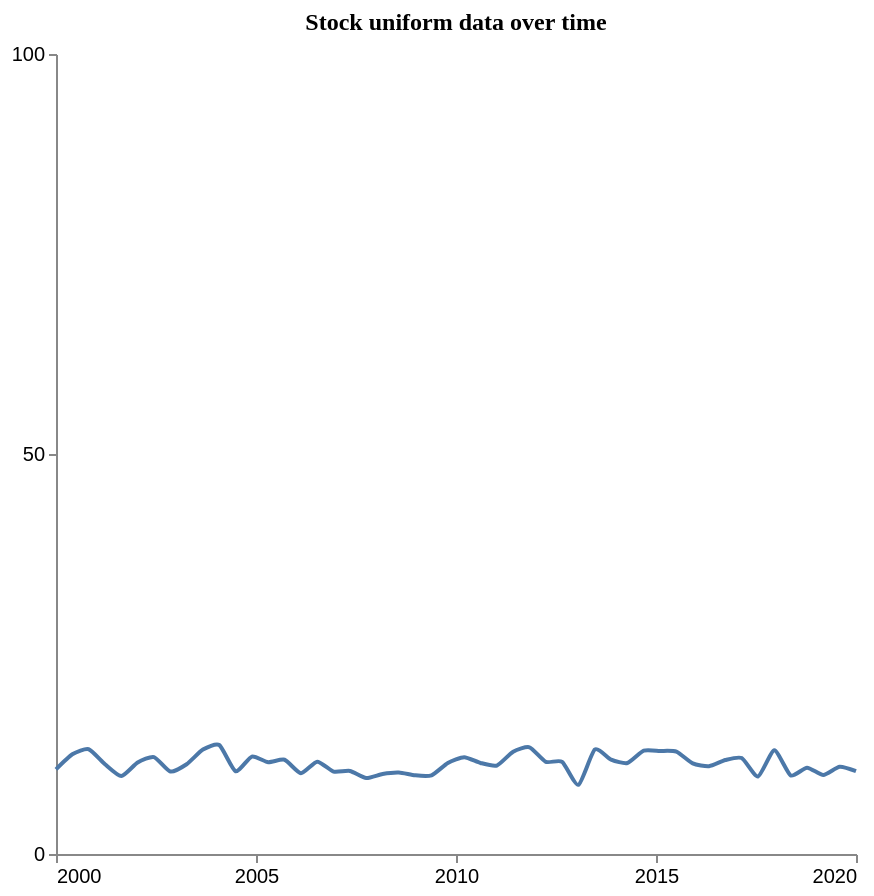

The Vega-Lite source for this figure:
### Vega-Lite specification from a JSON file in a GitHub repository (floating-point values rounded to 4 significant figures)
{"$schema": "https://vega.github.io/schema/vega-lite/v5.json", "description": "Pattern: Uniform", "data": {"values": [{"X": 2000.0, "Y": 10.58}, {"X": 2000.0, "Y": 12.46}, {"X": 2001.0, "Y": 13.09}, {"X": 2001.0, "Y": 11.22}, {"X": 2002.0, "Y": 9.736}, {"X": 2002.0, "Y": 11.44}, {"X": 2002.0, "Y": 12.11}, {"X": 2003.0, "Y": 10.31}, {"X": 2003.0, "Y": 11.22}, {"X": 2004.0, "Y": 13.05}, {"X": 2004.0, "Y": 13.62}, {"X": 2004.0, "Y": 10.34}, {"X": 2005.0, "Y": 12.17}, {"X": 2005.0, "Y": 11.48}, {"X": 2006.0, "Y": 11.78}, {"X": 2006.0, "Y": 10.1}, {"X": 2007.0, "Y": 11.54}, {"X": 2007.0, "Y": 10.3}, {"X": 2007.0, "Y": 10.38}, {"X": 2008.0, "Y": 9.498}, {"X": 2008.0, "Y": 10.0}, {"X": 2009.0, "Y": 10.19}, {"X": 2009.0, "Y": 9.833}, {"X": 2009.0, "Y": 9.841}, {"X": 2010.0, "Y": 11.37}, {"X": 2010.0, "Y": 12.11}, {"X": 2011.0, "Y": 11.38}, {"X": 2011.0, "Y": 11.06}, {"X": 2011.0, "Y": 12.8}, {"X": 2012.0, "Y": 13.34}, {"X": 2012.0, "Y": 11.52}, {"X": 2013.0, "Y": 11.53}, {"X": 2013.0, "Y": 8.649}, {"X": 2013.0, "Y": 13.06}, {"X": 2014.0, "Y": 11.8}, {"X": 2014.0, "Y": 11.37}, {"X": 2015.0, "Y": 12.92}, {"X": 2015.0, "Y": 12.88}, {"X": 2016.0, "Y": 12.8}, {"X": 2016.0, "Y": 11.32}, {"X": 2016.0, "Y": 10.98}, {"X": 2017.0, "Y": 11.75}, {"X": 2017.0, "Y": 11.99}, {"X": 2018.0, "Y": 9.689}, {"X": 2018.0, "Y": 12.96}, {"X": 2018.0, "Y": 9.818}, {"X": 2019.0, "Y": 10.8}, {"X": 2019.0, "Y": 9.887}, {"X": 2020.0, "Y": 10.91}, {"X": 2020.0, "Y": 10.35}]}, "mark": {"type": "line", "interpolate": "cardinal", "tension": 0.4}, "encoding": {"x": {"field": "X", "type": "quantitative", "title": "", "axis": {"grid": false, "format": "d", "values": [2000, 2005, 2010, 2015, 2020], "tickSize": 4}, "scale": {"domain": [2000, 2020]}}, "y": {"field": "Y", "type": "quantitative", "title": "", "axis": {"grid": false, "format": "d", "values": [0, 50, 100], "tickSize": 4, "tickOpacity": 1}, "scale": {"domain": [0, 100]}}}, "title": {"text": "Stock uniform data over time", "anchor": "middle", "font": "Tahoma", "fontSize": 12}, "config": {"lineBreak": "^", "view": {"stroke": null}}, "height": 400, "width": 400, "autosize": "pad"}
